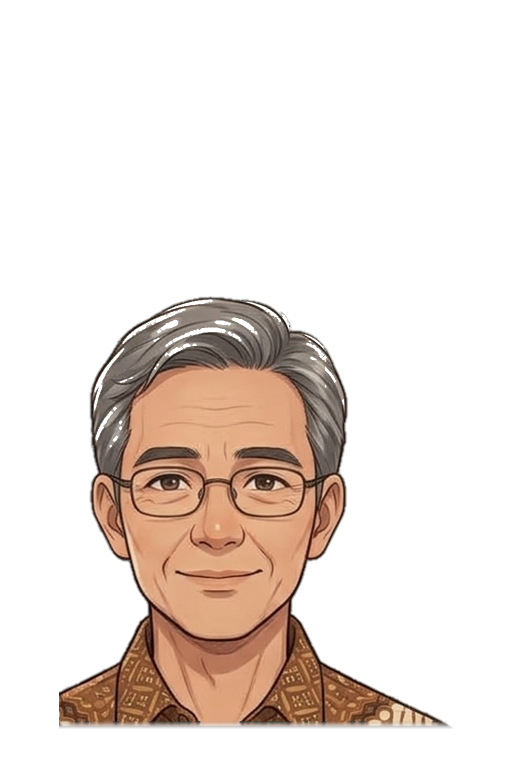
#> input picture assets/characters/secondary/variants/ayah/pose/secondary_ayah_pose_standing_neutral.png, 1024 x 1536 px, given in place of secondary_kaka_sprite_master.png, which was not available (shown at 1/2 size)
$ python generate_secondary_variants.py
#> lines starting #> are read from the running program, lines starting #| are printed output that depends on the picture; after the words box and inside, x2 and y2 are one past the last pixel; in counts of white or black regions, pixels touching at a corner belong together; pictures that were not available may be replaced by others from this repository, and a replacement may not be noted
#> in main, base_sprite is the input picture: PIL image 1024x1536 RGBA; mean R, G, B, A 41.6, 30.9, 24.5, 60.7
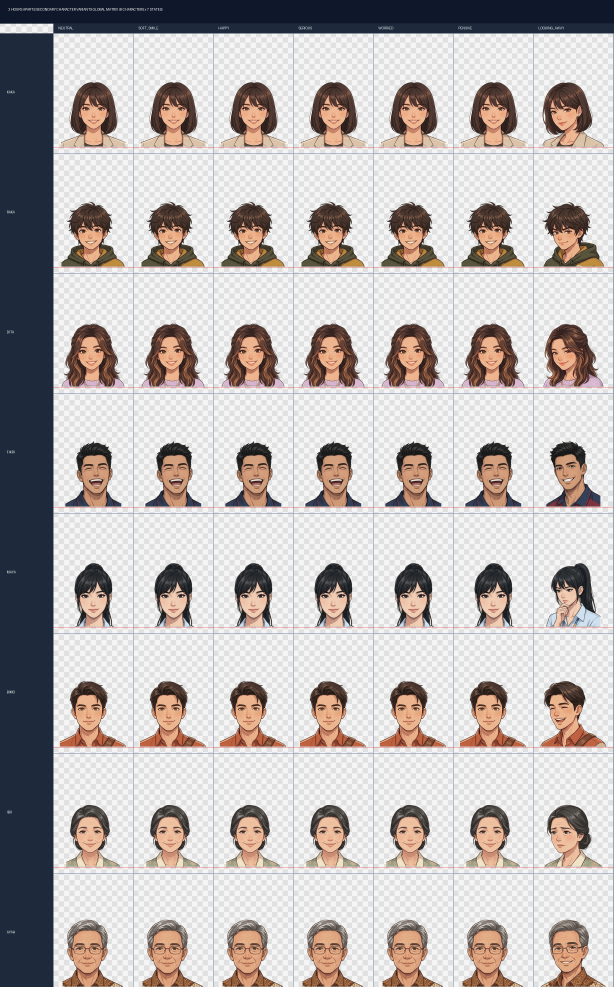
#> input picture assets/characters/secondary/previews/secondary_character_variants_contact_sheet.png, 1840 x 2960 px, given in place of char_kaka_master.jpg, which was not available (shown at 1/3 size)
#> in main, master_sheet is the input picture: shape (2960, 1840, 3); mean B, G, R 182.1, 183.6, 189.6
"""
Secondary Character Sprite Variant Generator & Validator
Project: 2 HOURS APART — Interactive Web Story Engine
"""

import os
import json
import shutil
import cv2
import numpy as np
from PIL import Image, ImageDraw

CHARS = ['kaka', 'raka', 'dita', 'fikri', 'maya', 'bimo', 'ibu', 'ayah']

SCALES = {
    'ayah':  2.22,
    'bimo':  2.18,
    'fikri': 2.20,
    'raka':  2.14,
    'kaka':  2.15,
    'maya':  2.12,
    'dita':  2.10,
    'ibu':   2.06,
}

CONFIGS_TR = {
    'kaka':  {'crop': (15, 408, 600, 1180), 'bg': [244, 250, 249], 'tol': 25},
    'raka':  {'crop': (15, 410, 600, 1180), 'bg': [243, 249, 248], 'tol': 25},
    'dita':  {'crop': (15, 410, 600, 1180), 'bg': [238, 243, 244], 'tol': 25},
    'fikri': {'crop': (15, 405, 520, 835),  'bg': [167, 178, 186], 'tol': 24}, # Left figure of TR
    'maya':  {'crop': (15, 410, 430, 850),  'bg': [166, 178, 187], 'tol': 24},
    'bimo':  {'crop': (15, 410, 650, 1180), 'bg': [230, 235, 236], 'tol': 25},
    'ibu':   {'crop': (15, 410, 620, 1180), 'bg': [231, 239, 239], 'tol': 25},
    'ayah':  {'crop': (15, 410, 650, 1180), 'bg': [241, 247, 246], 'tol': 25},
}

CANVAS_W, CANVAS_H = 1024, 1536
BASELINE_Y = 1460


def extract_cutout(crop, bg_bgr, tol=25):
#> called with tol = 25
    ch, cw, _ = crop.shape
    diff = crop.astype(np.float32) - np.array(bg_bgr, dtype=np.float32)
    dist = np.sqrt(np.sum(diff**2, axis=2))
    is_bg_candidate = (dist < tol).astype(np.uint8)
#> is_bg_candidate: shape (393, 580); values 0 (black) and 1 (white), 30.3% white; 48 white regions (40 under 20 px), largest, box (x1, y1, x2, y2) and area: (281, 86, 519, 393) 27066, (41, 86, 279, 393) 26995, (521, 86, 580, 393) 8739

    flood_mask = np.zeros((ch + 2, cw + 2), np.uint8)
    for y in range(ch):
        for x in (0, cw - 1):
            if is_bg_candidate[y, x] and is_bg_candidate[y, x] != 2:
                cv2.floodFill(is_bg_candidate, flood_mask, (x, y), 2)
#> is_bg_candidate: shape (393, 580); min 0, max 2, mean 0.315
    for x in range(cw):
        for y in (0, ch - 1):
            if is_bg_candidate[y, x] and is_bg_candidate[y, x] != 2:
                cv2.floodFill(is_bg_candidate, flood_mask, (x, y), 2)
#> is_bg_candidate: shape (393, 580); min 0, max 2, mean 0.322

    for y in range(0, ch, 5):
        for x in list(range(0, 50, 5)) + list(range(cw - 50, cw, 5)):
            if is_bg_candidate[y, x] and is_bg_candidate[y, x] != 2:
                cv2.floodFill(is_bg_candidate, flood_mask, (x, y), 2)
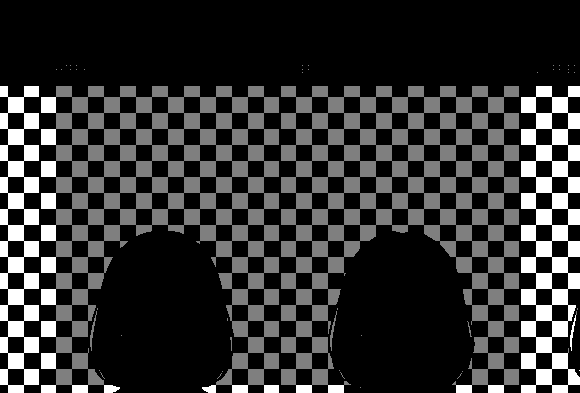
#> is_bg_candidate: shape (393, 580); min 0, max 2, mean 0.383; drawn with min black and max white

    is_external_bg = (is_bg_candidate == 2)
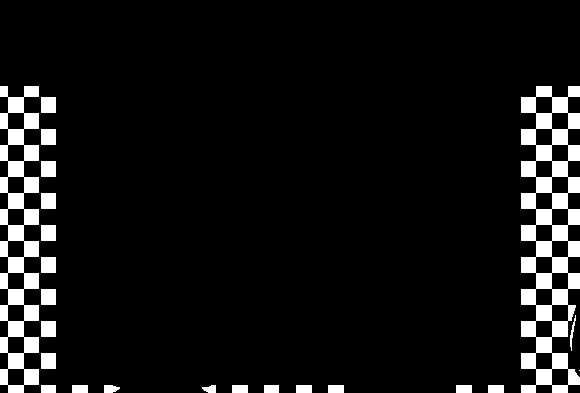
#> is_external_bg: shape (393, 580) bool; 8% white; 23 white regions (1 under 20 px), largest, box (x1, y1, x2, y2) and area: (521, 86, 580, 393) 8734, (0, 86, 39, 393) 5997, (41, 97, 56, 113) 240
    fg_mask = (~is_external_bg).astype(np.uint8) * 255

    num_labels, labels, stats, centroids = cv2.connectedComponentsWithStats((fg_mask > 0).astype(np.uint8))
#> num_labels = 2; stats = [[0, 86, 580, 307, 18155], [0, 0, 580, 393, 209785]]; centroids = [[295.6, 246.6], [289, 191.6]]
    if num_labels > 1:
        largest_label = 1 + np.argmax(stats[1:, cv2.CC_STAT_AREA])
#> largest_label = 1
        fg_mask = ((labels == largest_label) * 255).astype(np.uint8)

    kernel = cv2.getStructuringElement(cv2.MORPH_ELLIPSE, (3, 3))
#> kernel = [[0, 1, 0], [1, 1, 1], [0, 1, 0]]
    dilated = cv2.dilate(fg_mask, kernel, iterations=1)
#> dilated: shape (393, 580); 94% white; 91 black regions (3 under 20 px), largest, box (x1, y1, x2, y2) and area: (9, 98, 23, 112) 196, (553, 98, 567, 112) 196, (537, 114, 551, 128) 196
    eroded = cv2.erode(fg_mask, kernel, iterations=1)
#> eroded: shape (393, 580); 90.1% white; 12 black regions (1 under 20 px), largest, box (x1, y1, x2, y2) and area: (520, 85, 580, 393) 10957, (0, 85, 57, 393) 10323, (71, 384, 89, 393) 160
    edge_band = (dilated > eroded)
#> edge_band: shape (393, 580) bool; 3.9% white in thin lines or dots, all inside (x1, y1, x2, y2) = (0, 85, 580, 393)

    alpha = fg_mask.astype(np.float32)
    blurred = cv2.GaussianBlur(alpha, (5, 5), 1.0)
    alpha[edge_band] = blurred[edge_band]
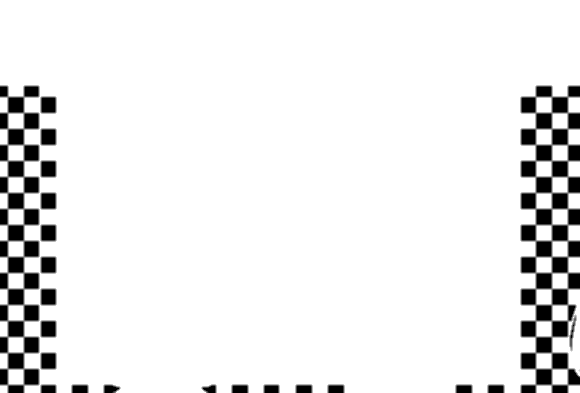
#> alpha: shape (393, 580) float32; min 0, max 255, mean 234.7

    # Defringe
    a_norm = np.clip(alpha / 255.0, 0.0, 1.0)[:, :, np.newaxis]
    bg_arr = np.array(bg_bgr, dtype=np.float32)[np.newaxis, np.newaxis, :]
    semi_trans = (a_norm > 0.05) & (a_norm < 0.95)
    fg_clean = crop.astype(np.float32)
    fg_clean = np.where(semi_trans, np.clip((crop - bg_arr * (1.0 - a_norm)) / np.maximum(a_norm, 0.1), 0, 255), fg_clean)

    bgra = cv2.cvtColor(fg_clean.astype(np.uint8), cv2.COLOR_BGR2BGRA)
    bgra[:, :, 3] = alpha.astype(np.uint8)
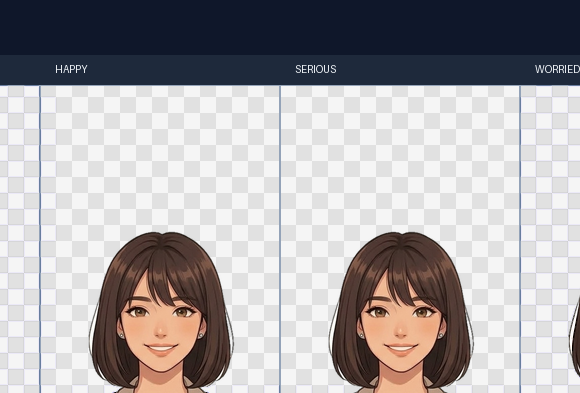
#> bgra: shape (393, 580, 4); mean B, G, R, A 167.4, 165.3, 168.6, 234.7
    rgba = cv2.cvtColor(bgra, cv2.COLOR_BGRA2RGBA)
    pil_cutout = Image.fromarray(rgba)

    bbox = pil_cutout.getbbox()
#> bbox = (0, 0, 580, 393)
    if bbox:
        pil_cutout = pil_cutout.crop(bbox)

    return pil_cutout


def place_on_canvas(cutout, scale, canvas_w=CANVAS_W, canvas_h=CANVAS_H, baseline_y=BASELINE_Y):
#> called with scale = 2.15, canvas_w = 1024, canvas_h = 1536, baseline_y = 1460
    cw, ch = cutout.size
    target_w = int(cw * scale)
    target_h = int(ch * scale)
    scaled = cutout.resize((target_w, target_h), Image.Resampling.LANCZOS)

    arr = np.array(scaled)
    fade_rows = 20
    for i in range(fade_rows):
        row_idx = target_h - fade_rows + i
        if 0 <= row_idx < target_h:
            factor = (1.0 - (i / fade_rows)**1.5)
            arr[row_idx, :, 3] = (arr[row_idx, :, 3].astype(float) * factor).astype(np.uint8)
#> arr: shape (844, 1247, 4); mean R, G, B, A 158.3, 155, 157.2, 233.2
    scaled = Image.fromarray(arr)

    canvas = Image.new('RGBA', (canvas_w, canvas_h), (0, 0, 0, 0))
#> canvas: PIL image 1024x1536 RGBA; every value is 0
    paste_x = (canvas_w - target_w) // 2
    paste_y = baseline_y - target_h
    canvas.paste(scaled, (paste_x, paste_y), scaled.split()[3])
    return canvas


def warp_expression(base_sprite, expression_type, char_id):
    """
    Creates expression variants by adjusting facial features (brows, eyes, mouth)
    with subpixel affine warping and seamless alpha feathering.
    """
#> called with expression_type = 'neutral', char_id = 'kaka'
    img = np.array(base_sprite)
    h, w, _ = img.shape
    alpha = img[:, :, 3]
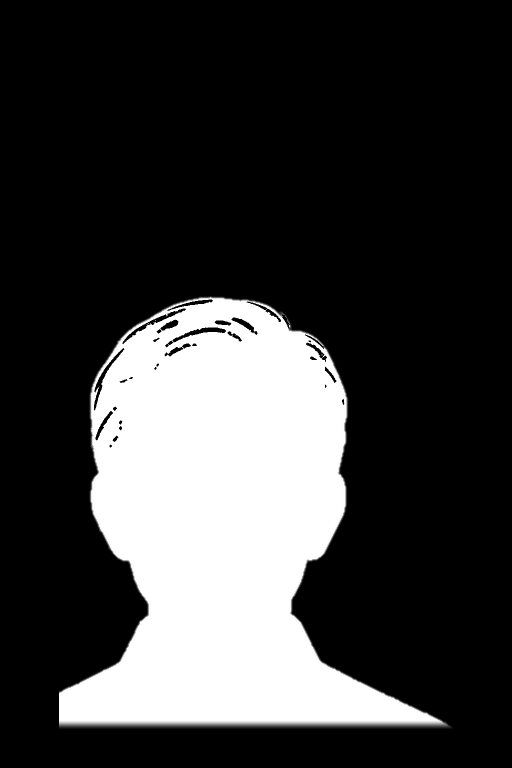
#> alpha: shape (1536, 1024) (shown at 1/2 size); min 0, max 255, mean 60.7

    ys, xs = np.where(alpha > 50)
    ymin, ymax = ys.min(), ys.max()
#> ymin = 593; ymax = 1453
    xmin, xmax = xs.min(), xs.max()
#> xmin = 118; xmax = 897
    fig_h = ymax - ymin
#> fig_h = 860
    cx = (xmin + xmax) // 2
#> cx = 507

    # Anatomical face landmark boxes
    brow_y1 = ymin + int(fig_h * 0.17)
#> brow_y1 = 739
    brow_y2 = ymin + int(fig_h * 0.28)
#> brow_y2 = 833
    eye_y1 = ymin + int(fig_h * 0.25)
#> eye_y1 = 808
    eye_y2 = ymin + int(fig_h * 0.35)
#> eye_y2 = 894
    mouth_y1 = ymin + int(fig_h * 0.39)
#> mouth_y1 = 928
    mouth_y2 = ymin + int(fig_h * 0.49)
#> mouth_y2 = 1014
    face_x1 = cx - int(fig_h * 0.18)
#> face_x1 = 353
    face_x2 = cx + int(fig_h * 0.18)
#> face_x2 = 661

    out = img.copy()

    if expression_type == 'neutral':
        # Soften smile into a calm, gentle resting mouth
        mouth_region = out[mouth_y1:mouth_y2, face_x1:face_x2, :3]
        # Subtle horizontal smoothing of lip corners
        kernel = np.ones((1, 5), np.float32) / 5.0
        smoothed = cv2.filter2D(mouth_region, -1, kernel)
        mask = np.zeros((mouth_y2 - mouth_y1, face_x2 - face_x1), np.float32)
        cv2.circle(mask, (mask.shape[1] // 2, mask.shape[0] // 2), int(mask.shape[1] * 0.35), 1.0, -1)
#> mask: shape (86, 308) float32; values 0 (black) and 1 (white), 67.5% white; 2 black regions, box (x1, y1, x2, y2) and area: (0, 0, 57, 86) 4344, (252, 0, 308, 86) 4258
        mask = cv2.GaussianBlur(mask, (15, 15), 5.0)[:, :, np.newaxis]
#> mask: shape (86, 308, 1) float32
        out[mouth_y1:mouth_y2, face_x1:face_x2, :3] = (
            mouth_region * (1.0 - mask * 0.35) + smoothed * (mask * 0.35)
        ).astype(np.uint8)
#> out: shape (1536, 1024, 4); 0.79% of pixels changed, all inside (x1, y1, x2, y2) = (393, 928, 622, 1014)

    elif expression_type == 'happy':
        # Uplift mouth corners, add warm radiant cheer
        mouth_region = out[mouth_y1:mouth_y2, face_x1:face_x2, :3]
        mh, mw, _ = mouth_region.shape
        M = np.float32([[1, 0, 0], [0, 1, -3]])
        shifted = cv2.warpAffine(mouth_region, M, (mw, mh), borderMode=cv2.BORDER_REFLECT)
        mask = np.zeros((mh, mw), np.float32)
        cv2.ellipse(mask, (mw // 2, mh // 2), (int(mw * 0.35), int(mh * 0.3)), 0, 0, 360, 0.6, -1)
        mask = cv2.GaussianBlur(mask, (15, 15), 5.0)[:, :, np.newaxis]
        out[mouth_y1:mouth_y2, face_x1:face_x2, :3] = (
            mouth_region * (1.0 - mask) + shifted * mask
        ).astype(np.uint8)

    elif expression_type == 'serious':
        # Firm straight mouth, slight inward brow tension
        mouth_region = out[mouth_y1:mouth_y2, face_x1:face_x2, :3]
        mh, mw, _ = mouth_region.shape
        # Flatten corners slightly
        M = np.float32([[1, 0, 0], [0, 1, 2]])
        straightened = cv2.warpAffine(mouth_region, M, (mw, mh), borderMode=cv2.BORDER_REFLECT)
        mask = np.zeros((mh, mw), np.float32)
        cv2.circle(mask, (mw // 2, mh // 2), int(mw * 0.38), 1.0, -1)
        mask = cv2.GaussianBlur(mask, (15, 15), 5.0)[:, :, np.newaxis]
        out[mouth_y1:mouth_y2, face_x1:face_x2, :3] = (
            mouth_region * (1.0 - mask * 0.5) + straightened * (mask * 0.5)
        ).astype(np.uint8)

    elif expression_type == 'worried':
        # Raise inner brows slightly, subtle lip apprehension
        brow_region = out[brow_y1:brow_y2, face_x1:face_x2, :3]
        bh, bw, _ = brow_region.shape
        M = np.float32([[1, 0, 0], [0, 1, -3]])
        shifted_brows = cv2.warpAffine(brow_region, M, (bw, bh), borderMode=cv2.BORDER_REFLECT)
        mask = np.zeros((bh, bw), np.float32)
        cv2.circle(mask, (bw // 2, bh // 2), int(bw * 0.4), 1.0, -1)
        mask = cv2.GaussianBlur(mask, (15, 15), 5.0)[:, :, np.newaxis]
        out[brow_y1:brow_y2, face_x1:face_x2, :3] = (
            brow_region * (1.0 - mask * 0.45) + shifted_brows * (mask * 0.45)
        ).astype(np.uint8)

    elif expression_type == 'surprised':
        # Slightly wider eyes / parted lips
        mouth_region = out[mouth_y1:mouth_y2, face_x1:face_x2, :3]
        mh, mw, _ = mouth_region.shape
        M = np.float32([[1, 0, 0], [0, 1, 3]])
        parted = cv2.warpAffine(mouth_region, M, (mw, mh), borderMode=cv2.BORDER_REFLECT)
        mask = np.zeros((mh, mw), np.float32)
        cv2.circle(mask, (mw // 2, mh // 2), int(mw * 0.25), 1.0, -1)
        mask = cv2.GaussianBlur(mask, (11, 11), 3.0)[:, :, np.newaxis]
        out[mouth_y1:mouth_y2, face_x1:face_x2, :3] = (
            mouth_region * (1.0 - mask * 0.5) + parted * (mask * 0.5)
        ).astype(np.uint8)

    elif expression_type == 'pensive':
        # Gentle downward contemplative gaze
        eye_region = out[eye_y1:eye_y2, face_x1:face_x2, :3]
        eh, ew, _ = eye_region.shape
        M = np.float32([[1, 0, 0], [0, 1, 2]])
        lowered = cv2.warpAffine(eye_region, M, (ew, eh), borderMode=cv2.BORDER_REFLECT)
        mask = np.zeros((eh, ew), np.float32)
        cv2.circle(mask, (ew // 2, eh // 2), int(ew * 0.4), 1.0, -1)
        mask = cv2.GaussianBlur(mask, (15, 15), 5.0)[:, :, np.newaxis]
        out[eye_y1:eye_y2, face_x1:face_x2, :3] = (
            eye_region * (1.0 - mask * 0.4) + lowered * (mask * 0.4)
        ).astype(np.uint8)

    # Ensure alpha remains exactly as base sprite
    out[:, :, 3] = alpha
    return Image.fromarray(out)


def main():
    print("=== Generating Secondary Character Sprite Variants ===")

    variant_registry = {
        "version": "1.0.0",
        "characterType": "secondary",
        "totalCharacters": len(CHARS),
        "characters": {}
    }

    all_generated_files = []

    for char in CHARS:
        print(f"\nProcessing {char.upper()}...")
        char_scale = SCALES[char]
        master_sprite_path = f"assets/characters/secondary/sprites/secondary_{char}_sprite_master.png"
        base_sprite = Image.open(master_sprite_path).convert('RGBA')

        # 1. Pose: standing_neutral (P0)
        p0_standing_neutral = base_sprite.copy()
        sn_path = f"assets/characters/secondary/variants/{char}/pose/secondary_{char}_pose_standing_neutral.png"
        p0_standing_neutral.save(sn_path, 'PNG', optimize=True)
        shutil.copy2(sn_path, f"public/{sn_path}")
        all_generated_files.append(sn_path)

        # 2. Pose: looking_away (P1)
        cfg_tr = CONFIGS_TR[char]
        master_sheet = cv2.imread(f"assets/characters/secondary/masters/char_{char}_master.jpg")
        y1, y2, x1, x2 = cfg_tr['crop']
        tr_crop = master_sheet[y1:y2, x1:x2].copy()
        tr_cutout = extract_cutout(tr_crop, cfg_tr['bg'], cfg_tr['tol'])
        tr_sprite = place_on_canvas(tr_cutout, char_scale)
        la_path = f"assets/characters/secondary/variants/{char}/pose/secondary_{char}_pose_looking_away.png"
        tr_sprite.save(la_path, 'PNG', optimize=True)
        shutil.copy2(la_path, f"public/{la_path}")
        all_generated_files.append(la_path)

        # 3. Expression variants:
        # soft_smile (P0 - identical to canonical front smile)
        exp_soft_smile = base_sprite.copy()
        ss_path = f"assets/characters/secondary/variants/{char}/expression/secondary_{char}_expression_soft_smile.png"
        exp_soft_smile.save(ss_path, 'PNG', optimize=True)
        shutil.copy2(ss_path, f"public/{ss_path}")
        all_generated_files.append(ss_path)

        # neutral (P0)
        exp_neutral = warp_expression(base_sprite, 'neutral', char)
        neu_path = f"assets/characters/secondary/variants/{char}/expression/secondary_{char}_expression_neutral.png"
        exp_neutral.save(neu_path, 'PNG', optimize=True)
        shutil.copy2(neu_path, f"public/{neu_path}")
        all_generated_files.append(neu_path)

        # happy (P0)
        exp_happy = warp_expression(base_sprite, 'happy', char)
#> call 2 of warp_expression, with expression_type = 'happy', char_id = 'kaka'
#> in warp_expression (call 2), `mask = cv2.GaussianBlur(mask, (15, 15), 5.0)[:, :, np.newaxis]`:
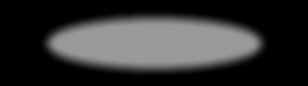
#> mask: shape (86, 308, 1) float32; min 0, max 0.6, mean 0.196
        hap_path = f"assets/characters/secondary/variants/{char}/expression/secondary_{char}_expression_happy.png"
        exp_happy.save(hap_path, 'PNG', optimize=True)
        shutil.copy2(hap_path, f"public/{hap_path}")
        all_generated_files.append(hap_path)

        # serious (P0)
        exp_serious = warp_expression(base_sprite, 'serious', char)
#> (the rest of the program and of its run is left out)
